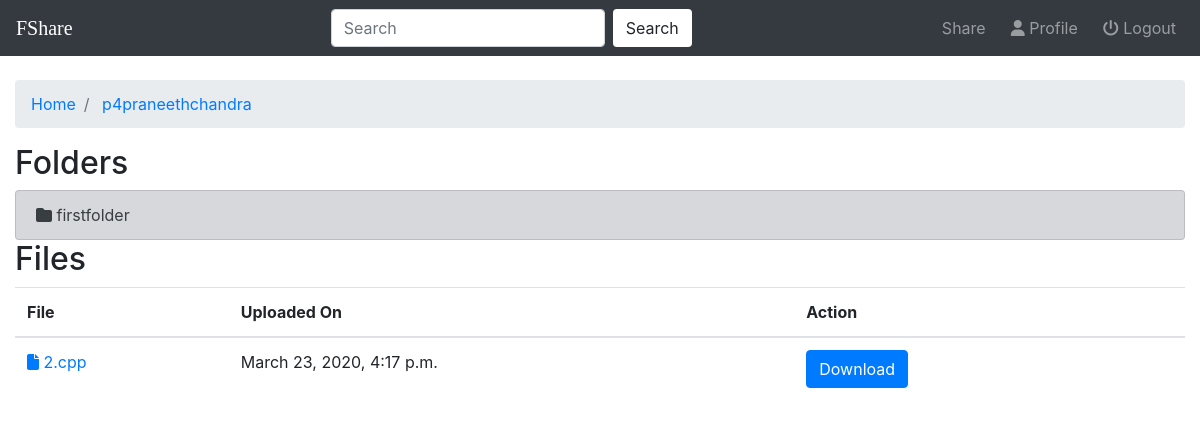
Page /home/5 on the committed database.
### fileshare/models.py (models this page shows, shortened)
class Folder(models.Model):
    user = models.ForeignKey(User,on_delete=models.CASCADE,default=1)
    name = models.CharField(max_length=50)
    linkedfolder = models.ForeignKey("self",on_delete=models.CASCADE,null=True,blank=True)
    lastmodified = models.DateTimeField(auto_now=True)
    def __str__(self):
        return self.name

class File(models.Model):
    user = models.ForeignKey(User,on_delete=models.CASCADE,default=1)
    folder=models.ForeignKey(Folder,on_delete=models.CASCADE,null=True,blank=True)
    name = models.CharField(max_length=50,null=True,blank=True)
    file=models.FileField();
    created_on = models.DateTimeField(auto_now_add=True)

### home/views.py (the view)
# urls.py: path('<int:pk>', views.userindex,name='userindex'),
def userindex(request,pk):
    user = User.objects.get(pk=pk)
    user_folders = Folder.objects.filter(user=user)
    user_files = File.objects.filter(user=user)
    all_folders = user_folders.filter(linkedfolder__isnull=True)
    all_files = user_files.filter(folder__isnull=True)
    context = { 'all_folders':all_folders,'all_files':all_files,'u':user }
    return render(request,'home/userindex.html',context)

### home/templates/home/userindex.html
{% extends 'home/base.html' %}
{% block body %}
<ol class="breadcrumb">
  <li class="breadcrumb-item"> <a href="{% url 'home:users' %}"> Home </a></li>
  <li class="breadcrumb-item"> <a href="{% url 'home:userindex' u.pk %}"> {{ u.username }} </a> </li>
</ol>
<h2> Folders </h2>
{% if all_folders %}
<div class="list-group">
    {% for folder in all_folders %}
     <a href="{% url 'home:userdetails' folder.pk %}" class="list-group-item list-group-item-action list-group-item-secondary "><i class='fas fa-folder'></i> {{ folder }}</a>
    {% endfor %}
  </div>
{% else %}
  <h3> No folders here yet :( </h3>
{% endif %}
<h2> Files </h2>
{% if all_files %}
<div class="table-responsive">
   <table class="table table-hover">
     <thead style="border-color:white">
       <tr>
         <th>File</th>
         <th>Uploaded On</th>
         <th>Action</th>
       </tr>
     </thead>
     <tbody>
         {% for file in all_files %}
         <tr>
           <td> <a href="{{ file.file.url }}" target="_blank"><i class="fas fa-file"></i> {{ file.name }} </a> </td>
           <td> {{ file.created_on }}</td>
           <td>
             <a href="{{ file.file.url }}" target="_blank" download><button type="button" class="btn btn-primary">Download</button></a>&nbsp;&nbsp;&nbsp;&nbsp;&nbsp;&nbsp;
           </td>
         </tr>
        {% endfor %}
     </tbody>
   </table>
 </div>
{% else %}
  <h3> No files here yet :( </h3>
{% endif %}
{% endblock %}

### rows in the picture
Folder: name "firstfolder"
File: name "2.cpp", created_on "March 23, 2020, 4:17 p.m."

### other values in the picture
{{ u.username }} "p4praneethchandra"
